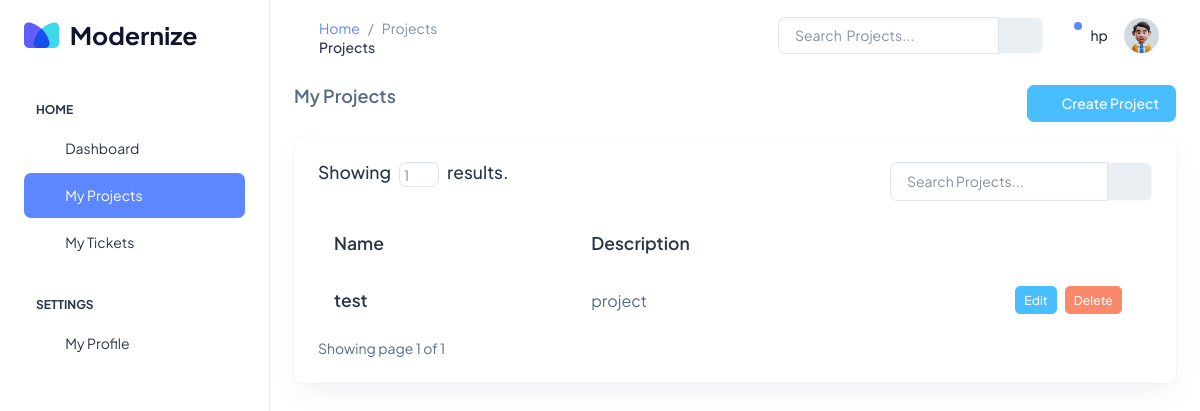
The app's page /projects/ (signed in), older data.
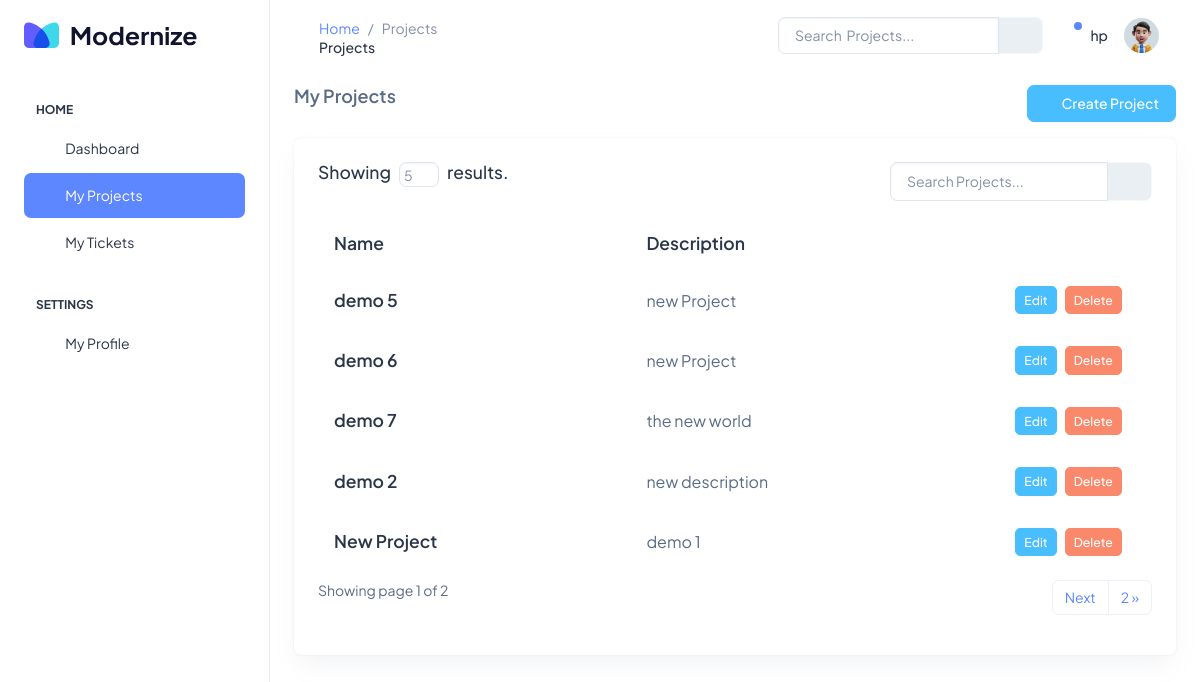
The same page, newer data.
### projects/models.py (models this page shows, shortened)
class Project(models.Model):
    name = models.CharField(max_length=200, blank=False)
    description = models.TextField()
    personnels = models.ManyToManyField(User)
    created_at = models.DateTimeField(auto_now_add=True)

### projects/views.py (the view)
# urls.py: path("", views.ProjectsListView.as_view(), name="projects"),
class ProjectsListView(LoginRequiredMixin, PermissionRequiredMixin, ListView):
    login_url = "/users/login"
    permission_required = "projects.view_project"
    redirect_field_name = "/projects"
    template_name = "projects/index.html"
    model = Project
    context_object_name = "projects"
    def get_queryset(self):
        search = self.request.GET.get("search", "")
        projects = Project.objects.filter(
            name__icontains=search
        ) | Project.objects.filter(description__icontains=search)
        return projects
    def get_paginate_by(self, queryset):
        if self.request.GET.get("page_number"):
            self.request.session["page_number"] = self.request.GET.get("page_number")
        self.paginate_by = self.request.session.get("page_number", 5)
        return self.paginate_by

### projects/templates/projects/index.html (shortened to what the changed rows need)
{% extends 'base.html' %}
{% load static %}
{% block content %}
<div class="row">
    <div class="col d-flex align-items-stretch">
        {% if projects.count %}
        <div class="card w-100">
            <div class="card-body p-4">
                <div class="row">
                    <div class="col-8">
                        <h5 class="d-flex">
                            Showing
                            <form action="{% url 'projects' %}" method="get">
                                <input
                                    style="width: 40px; height: 25px"
                                    name="page_number"
                                    class="form-control ps-1 pe-1 mx-2"
                                    type="number"
                                    placeholder="{{object_list.count}}"
                                />
                            </form>
                            results.
                        </h5>
                    </div>
                    <div class="col-4">
                        <form action="{% url 'projects' %}" method="GET">
                            <div class="input-group mb-3">
                                <input
                                    type="text"
                                    name="search"
                                    class="form-control"
                                    placeholder="Search Projects..."
                                    aria-label="Search"
                                    aria-describedby="basic-addon2"
                                />
                                <button
                                    class="input-group-text"
                                    id="basic-addon2"
                                    type="submit"
                                >
                                    <i class="ti ti-list-search"></i>
                                </button>
                            </div>
                        </form>
                    </div>
                </div>
                <div class="table-responsive">
                    <table class="table text-nowrap mb-0 align-middle">
                        <thead class="text-dark fs-4">
                            <tr>
                                <th class="border-bottom-0">
                                    <h5 class="fw-semibold mb-0">Name</h5>
                                </th>
                                <th class="border-bottom-0">
                                    <h5 class="fw-semibold mb-0">
                                        Description
                                    </h5>
                                </th>
                                <th
                                    class="border-bottom-0"
                                    style="width: 20%"
                                ></th>
                            </tr>
                        </thead>
                        <tbody>
                            {% for project in projects %}
                            <tr>
                                <td class="border-bottom-0 pb-0">
                                    <a
                                        href="{% url 'detail_project' project.id%}"
                                    >
                                        <h5 class="fw-semibold mb-1">
                                            {{project.name}}
                                        </h5>
                                    </a>
                                </td>
                                <td class="border-bottom-0">
                                    <p class="mb-0 fw-normal">
                                        {{project.description}}
                                    </p>
                                </td>
                                <td class="border-bottom-0">
                                    <div
                                        class="d-flex align-items-center justify-content-center gap-2"
                                    >
                                        <a
                                            href="{% url 'edit_project' project.id%}"
                                            class="btn btn-secondary btn-sm"
                                            >Edit</a
                                        >
                                        <button
                                            class="btn btn-danger btn-sm"
                                            data-bs-toggle="modal"
                                            data-bs-target="#deleteproject{{project.id}}"
                                        >
                                            Delete
                                        </button>
                                    </div>
                                </td>
                            </tr>
                            {% endfor %}
                        </tbody>
                    </table>
                </div>
                <div class="pagination-container mt-2">
                    <div class="row">
                        <div class="col">
                            Showing page {{page_obj.number}} of
                            {{page_obj.paginator.num_pages}}
                        </div>
                        <div class="col d-flex justify-content-end">
                            <ul
                                class="pagination align-right float-right mr-auto"
                            >
                                 {% if page_obj.has_next %}
                                <li class="page-item">
                                    <a
                                        class="page-link"
                                        href="?page={{page_obj.next_page_number}}"
                                        >Next</a
                                    >
                                </li>
                                <li class="page-item">
                                    <a
                                        class="page-link"
                                        href="?page={{page_obj.paginator.num_pages}}"
                                    >
                                        {{page_obj.paginator.num_pages}} &raquo;
                                    </a>
                                </li>
                                {% endif %}
                            </ul>
                        </div>
                    </div>
                </div>
            </div>
        </div>
        {% else %}
        <h5>You Have No Projects.</h5>
        {% endif %}
    </div>
</div>
{% endblock content %}

Row changes from the older to the newer data that the page shows:
removed Project: name "test", description "project"
added Project: name "demo 5", description "new Project"
added Project: name "demo 6", description "new Project"
added Project: name "demo 7", description "the new world"
added Project: name "demo 2", description "new description"
added Project: name "New Project", description "demo 1"
Text that changed along with them:
form field page_number: "1" → "5"
{{ page_obj.paginator.num_pages }}: "1" → "2"
{{ page_obj.paginator.num_pages }}: (not shown) → "2"
text now shown: "Next »"
